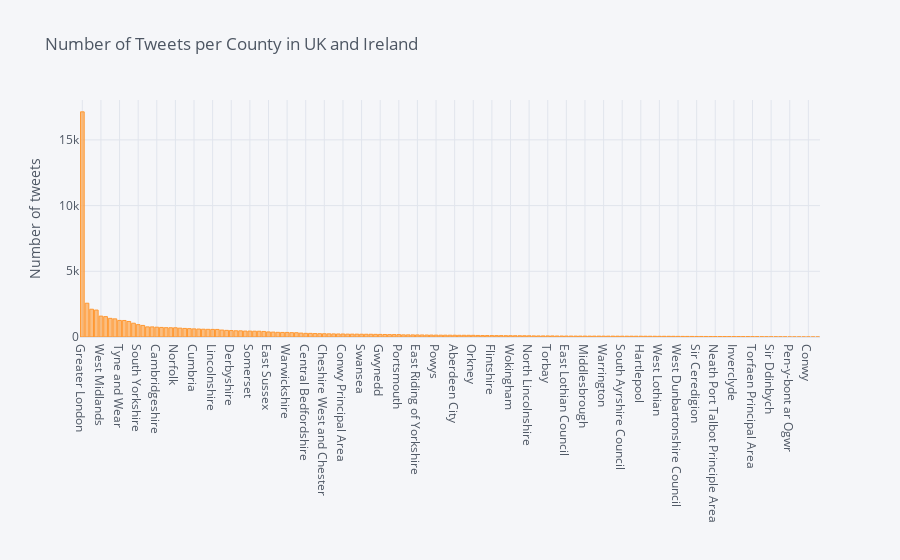

Notebook cell for this chart:
### Code cell
df['County'].value_counts().sort_values(ascending=False).iplot(kind='bar', yTitle='Number of tweets', 
                                                                title='Number of Tweets per County in UK and Ireland')

### Figure 1 — Plotly figure (JSON) as saved in the notebook; plotly's stock layout.template omitted (floating-point values rounded to 4 significant figures; data arrays with more than 128 entries replaced by an {"elided": "..."} marker saying what was removed)
{"data": [{"marker": {"color": "rgba(255, 153, 51, 0.6)", "line": {"color": "rgba(255, 153, 51, 1.0)", "width": 1}}, "name": "County", "orientation": "v", "text": "", "type": "bar", "x": {"elided": "159 str values"}, "y": {"elided": "159 int values"}}], "layout": {"legend": {"bgcolor": "#F5F6F9", "font": {"color": "#4D5663"}}, "paper_bgcolor": "#F5F6F9", "plot_bgcolor": "#F5F6F9", "title": {"font": {"color": "#4D5663"}, "text": "Number of Tweets per County in UK and Ireland"}, "xaxis": {"gridcolor": "#E1E5ED", "showgrid": true, "tickfont": {"color": "#4D5663"}, "title": {"font": {"color": "#4D5663"}, "text": ""}, "zerolinecolor": "#E1E5ED"}, "yaxis": {"gridcolor": "#E1E5ED", "showgrid": true, "tickfont": {"color": "#4D5663"}, "title": {"font": {"color": "#4D5663"}, "text": "Number of tweets"}, "zerolinecolor": "#E1E5ED"}}}
